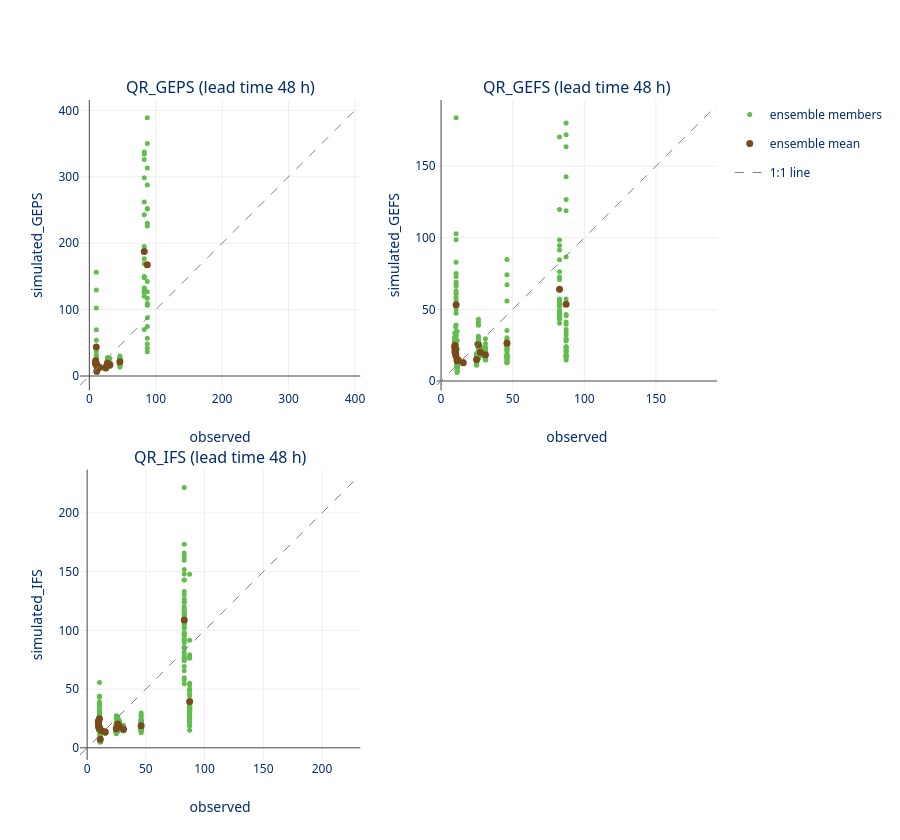

Notebook code cell kept with this figure:
### Markdown cell above
### 2 - Visual inspection with a scatter plot per lead time
Another great tool for "eyeball" verification is the scatter plot. The scatter plot is relatively easy to understand, but is slightly more abstract than the visualization above. 

For all forecasts in our `OutputDataset`, we collect all realizations of the ensemble at a specific lead time. You can use the  `lead_times` variable  (a list of `np.timedelta64` instances) to slice the data at a specific lead time. For that given slice, we can make the scatter plot.

### Code cell
scatter_plot(ods, lead_time=lead_times[1])

### Figure 1 — Plotly figure (JSON) as saved in the notebook; plotly's stock layout.template omitted (floating-point values rounded to 4 significant figures; data arrays with more than 128 entries replaced by an {"elided": "..."} marker saying what was removed)
{"data": [{"legendgroup": "members", "marker": {"color": "#61BD4D", "size": 5, "symbol": "circle"}, "mode": "markers", "name": "ensemble members", "showlegend": true, "type": "scatter", "x": {"elided": "378 float values"}, "xaxis": "x", "y": {"elided": "378 float values"}, "yaxis": "y"}, {"legendgroup": "mean", "marker": {"color": "#7A491C", "size": 7, "symbol": "circle"}, "mode": "markers", "name": "ensemble mean", "showlegend": true, "type": "scatter", "x": [11.2, 10.5, 10.1, 9.96, 10.2, 9.62, 9.52, 9.65, 10.4, 12.0, 15.5, 24.8, 26.1, 27.5, 31.0, 46.0, 87.3, 82.7], "xaxis": "x", "y": [7.425, 43.77, 19.58, 18.84, 17.3, 19.99, 23.11, 19.66, 16.99, 14.75, 12.99, 12.24, 15.25, 19.17, 16.78, 21.45, 167.6, 187.6], "yaxis": "y"}, {"legendgroup": "reference", "line": {"color": "#818181", "dash": "dash", "width": 1}, "mode": "lines", "name": "1:1 line", "showlegend": true, "type": "scatter", "x": [-14.05, 408.0], "xaxis": "x", "y": [-14.05, 408.0], "yaxis": "y"}, {"legendgroup": "members", "marker": {"color": "#61BD4D", "size": 5, "symbol": "circle"}, "mode": "markers", "name": "ensemble members", "showlegend": false, "type": "scatter", "x": {"elided": "558 float values"}, "xaxis": "x2", "y": {"elided": "558 float values"}, "yaxis": "y2"}, {"legendgroup": "mean", "marker": {"color": "#7A491C", "size": 7, "symbol": "circle"}, "mode": "markers", "name": "ensemble mean", "showlegend": false, "type": "scatter", "x": [11.2, 10.5, 10.1, 9.96, 10.2, 9.62, 9.52, 9.65, 10.4, 12.0, 15.5, 24.8, 26.1, 27.5, 31.0, 46.0, 87.3, 82.7], "xaxis": "x2", "y": [14.08, 53.26, 21.75, 21.37, 20.9, 25.03, 23.37, 20.19, 17.58, 14.62, 12.82, 15.06, 25.33, 20.0, 18.39, 26.4, 53.64, 63.97], "yaxis": "y2"}, {"legendgroup": "reference", "line": {"color": "#818181", "dash": "dash", "width": 1}, "mode": "lines", "name": "1:1 line", "showlegend": false, "type": "scatter", "x": [-3.023, 192.6], "xaxis": "x2", "y": [-3.023, 192.6], "yaxis": "y2"}, {"legendgroup": "members", "marker": {"color": "#61BD4D", "size": 5, "symbol": "circle"}, "mode": "markers", "name": "ensemble members", "showlegend": false, "type": "scatter", "x": {"elided": "918 float values"}, "xaxis": "x3", "y": {"elided": "918 float values"}, "yaxis": "y3"}, {"legendgroup": "mean", "marker": {"color": "#7A491C", "size": 7, "symbol": "circle"}, "mode": "markers", "name": "ensemble mean", "showlegend": false, "type": "scatter", "x": [11.2, 10.5, 10.1, 9.96, 10.2, 9.62, 9.52, 9.65, 10.4, 12.0, 15.5, 24.8, 26.1, 27.5, 31.0, 46.0, 87.3, 82.7], "xaxis": "x3", "y": [7.376, 24.71, 17.12, 18.24, 17.51, 20.61, 22.68, 19.88, 17.04, 14.69, 13.36, 16.25, 20.33, 18.06, 15.73, 18.85, 39.52, 108.9], "yaxis": "y3"}, {"legendgroup": "reference", "line": {"color": "#818181", "dash": "dash", "width": 1}, "mode": "lines", "name": "1:1 line", "showlegend": false, "type": "scatter", "x": [-6.076, 232.6], "xaxis": "x3", "y": [-6.076, 232.6], "yaxis": "y3"}], "layout": {"annotations": [{"font": {"size": 16}, "showarrow": false, "text": "QR_GEPS (lead time 48 h)", "x": 0.22, "xanchor": "center", "xref": "paper", "y": 1, "yanchor": "bottom", "yref": "paper"}, {"font": {"size": 16}, "showarrow": false, "text": "QR_GEFS (lead time 48 h)", "x": 0.78, "xanchor": "center", "xref": "paper", "y": 1, "yanchor": "bottom", "yref": "paper"}, {"font": {"size": 16}, "showarrow": false, "text": "QR_IFS (lead time 48 h)", "x": 0.22, "xanchor": "center", "xref": "paper", "y": 0.44, "yanchor": "bottom", "yref": "paper"}], "height": 840, "hovermode": "closest", "xaxis": {"anchor": "y", "domain": [0, 0.44], "range": [-14.05, 408.0], "title": {"text": "observed"}}, "xaxis2": {"anchor": "y2", "domain": [0.56, 1], "range": [-3.023, 192.6], "title": {"text": "observed"}}, "xaxis3": {"anchor": "y3", "domain": [0, 0.44], "range": [-6.076, 232.6], "title": {"text": "observed"}}, "xaxis4": {"anchor": "y4", "domain": [0.56, 1]}, "yaxis": {"anchor": "x", "domain": [0.56, 1], "range": [-14.05, 408.0], "scaleanchor": "x", "scaleratio": 1, "title": {"text": "simulated_GEPS"}}, "yaxis2": {"anchor": "x2", "domain": [0.56, 1], "range": [-3.023, 192.6], "scaleanchor": "x2", "scaleratio": 1, "title": {"text": "simulated_GEFS"}}, "yaxis3": {"anchor": "x3", "domain": [0, 0.44], "range": [-6.076, 232.6], "scaleanchor": "x3", "scaleratio": 1, "title": {"text": "simulated_IFS"}}, "yaxis4": {"anchor": "x4", "domain": [0, 0.44]}}}
